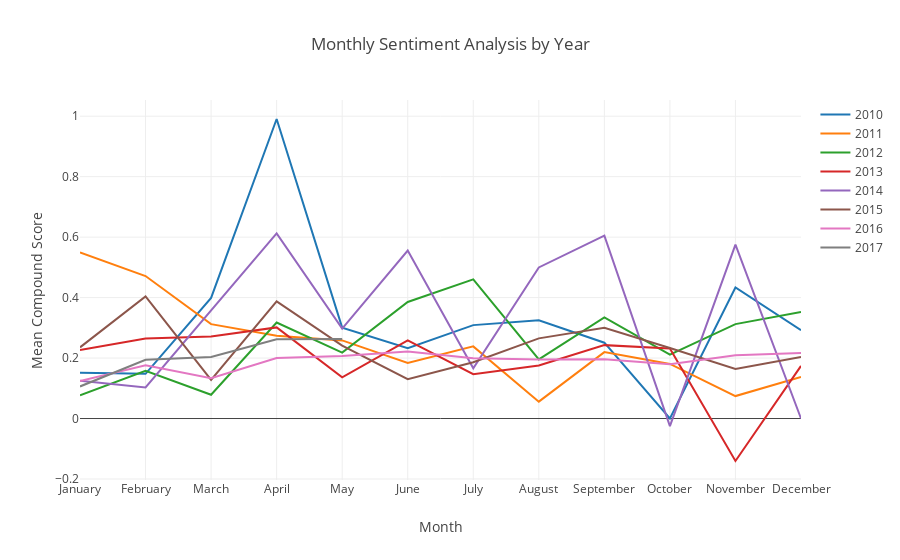

The notebook cell this image was saved under:
### Code cell
getMonthlyData_Years(messages)

### Figure 1 — Plotly figure (JSON) as saved in the notebook; plotly's stock layout.template omitted (floating-point values rounded to 4 significant figures)
{"data": [{"mode": "lines", "name": 2010, "type": "scatter", "x": ["January", "February", "March", "April", "May", "June", "July", "August", "September", "October", "November", "December"], "y": [0.1516, 0.1478, 0.3988, 0.9908, 0.3006, 0.2323, 0.309, 0.3251, 0.2507, 0, 0.4334, 0.2921]}, {"mode": "lines", "name": 2011, "type": "scatter", "x": ["January", "February", "March", "April", "May", "June", "July", "August", "September", "October", "November", "December"], "y": [0.5498, 0.4713, 0.3123, 0.2738, 0.2585, 0.1836, 0.2387, 0.05585, 0.2196, 0.1806, 0.07422, 0.1372]}, {"mode": "lines", "name": 2012, "type": "scatter", "x": ["January", "February", "March", "April", "May", "June", "July", "August", "September", "October", "November", "December"], "y": [0.07692, 0.1578, 0.07872, 0.3174, 0.218, 0.3856, 0.4605, 0.1956, 0.3343, 0.2112, 0.3123, 0.3522]}, {"mode": "lines", "name": 2013, "type": "scatter", "x": ["January", "February", "March", "April", "May", "June", "July", "August", "September", "October", "November", "December"], "y": [0.2262, 0.2645, 0.2713, 0.3014, 0.136, 0.2584, 0.1468, 0.1756, 0.2428, 0.2319, -0.1405, 0.1741]}, {"mode": "lines", "name": 2014, "type": "scatter", "x": ["January", "February", "April", "May", "June", "July", "August", "September", "October", "November", "December"], "y": [0.1248, 0.1026, 0.6122, 0.2974, 0.5556, 0.1664, 0.4997, 0.6052, -0.02532, 0.5752, 0]}, {"mode": "lines", "name": 2015, "type": "scatter", "x": ["January", "February", "March", "April", "May", "June", "July", "August", "September", "October", "November", "December"], "y": [0.2355, 0.4039, 0.1279, 0.3873, 0.2414, 0.1302, 0.1863, 0.2652, 0.3, 0.2334, 0.1641, 0.2037]}, {"mode": "lines", "name": 2016, "type": "scatter", "x": ["January", "February", "March", "April", "May", "June", "July", "August", "September", "October", "November", "December"], "y": [0.1241, 0.176, 0.1337, 0.2003, 0.2066, 0.2218, 0.1995, 0.1953, 0.1958, 0.1792, 0.2093, 0.2166]}, {"mode": "lines", "name": 2017, "type": "scatter", "x": ["January", "February", "March", "April", "May"], "y": [0.1061, 0.1943, 0.2034, 0.2623, 0.2631]}], "layout": {"title": "Monthly Sentiment Analysis by Year", "xaxis": {"title": "Month"}, "yaxis": {"title": "Mean Compound Score"}}}
